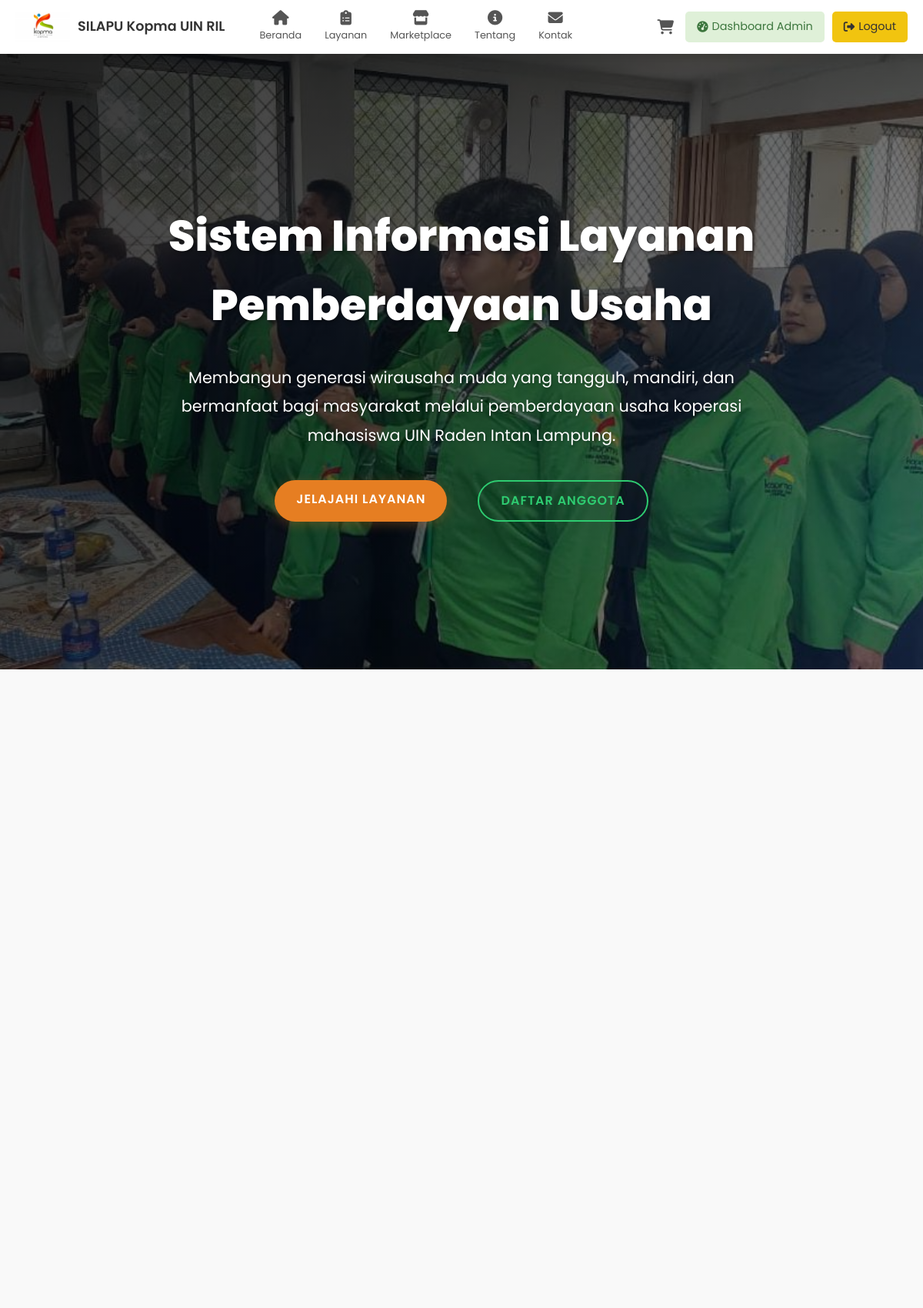
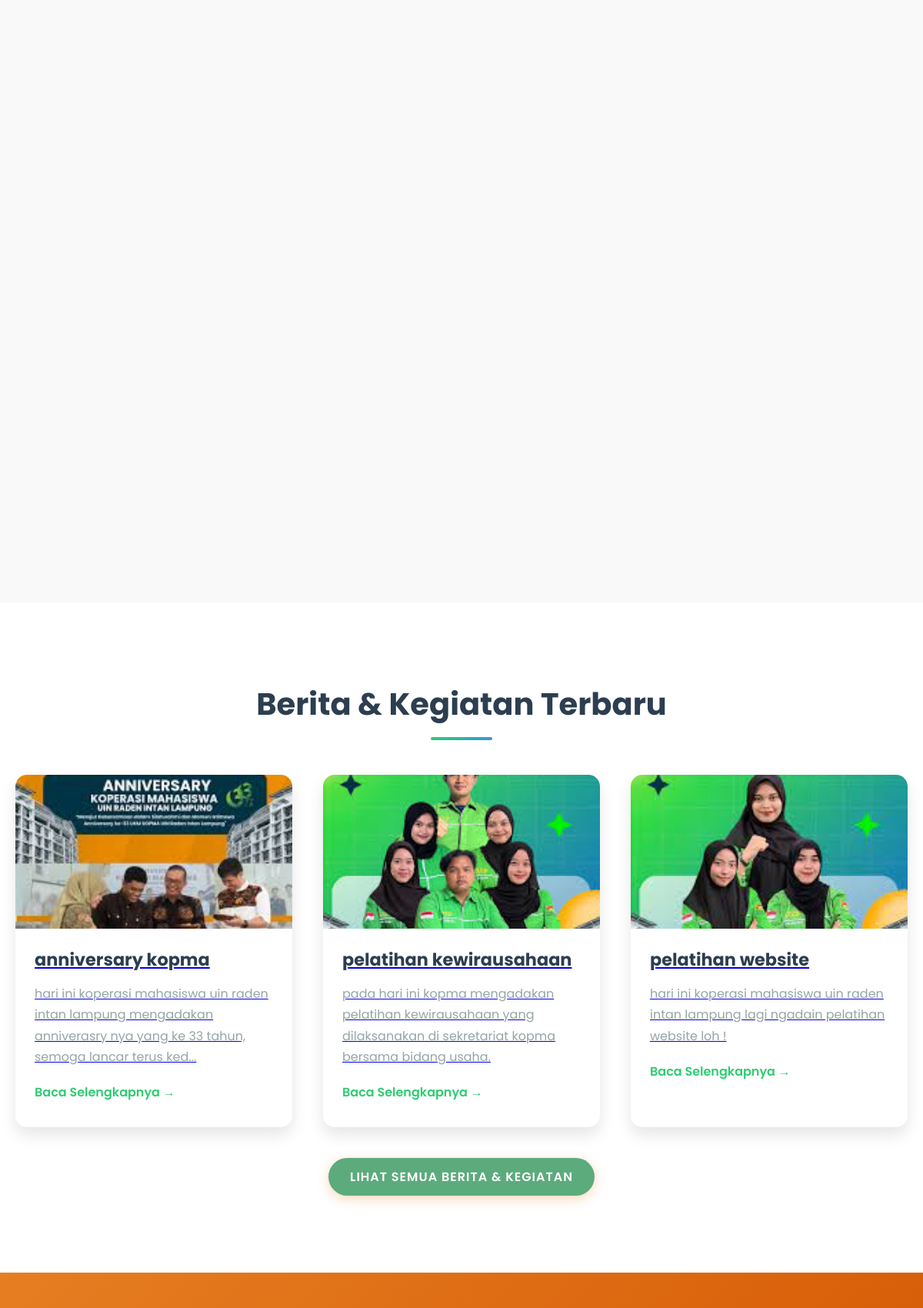
The app's page /beranda.php (signed in, upper part) with its own data (2 pictures, top to bottom).
### tables this page shows
CREATE TABLE `berita_kegiatan` (
  `id` int NOT NULL,
  `judul` varchar(255) NOT NULL,
  `slug` varchar(255) NOT NULL,
  `konten` text NOT NULL,
  `gambar_banner` varchar(255) DEFAULT NULL,
  `penulis_id` int DEFAULT NULL,
  `status` enum('published','draft','archived') NOT NULL DEFAULT 'draft',
  `tanggal_publikasi` datetime DEFAULT NULL,
  `tanggal_dibuat` timestamp NULL DEFAULT CURRENT_TIMESTAMP,
  `tanggal_diupdate` timestamp NULL DEFAULT CURRENT_TIMESTAMP ON UPDATE CURRENT_TIMESTAMP
);

### beranda.php (the view, shortened to what this page needs)
<?php
$pathPrefix = '';
require 'config/db.php';
$sql_berita_terbaru = "SELECT id, judul, slug, konten, gambar_banner, tanggal_publikasi
                       FROM berita_kegiatan
                       WHERE status = 'published' AND tanggal_publikasi <= NOW()
                       ORDER BY tanggal_publikasi DESC
                       LIMIT 3";
$result_berita_terbaru = $conn->query($sql_berita_terbaru);
include 'includes/header.php';
?>
<section class="hero" id="beranda">
    <div class="hero-slideshow">
        <div class="slide active" style="background-image: url('<?php echo $pathPrefix; ?>assets/images/silapu1.png');"></div>
    </div>
    <div class="hero-overlay"></div>
    <div class="container">
        <h2>Sistem Informasi Layanan Pemberdayaan Usaha</h2>
        <p>Membangun generasi wirausaha muda yang tangguh, mandiri, dan bermanfaat bagi masyarakat melalui pemberdayaan usaha koperasi mahasiswa UIN Raden Intan Lampung.</p>
        <div class="hero-buttons">
            <a href="#layanan" class="btn">Jelajahi Layanan</a>
            <a href="<?php echo $pathPrefix; ?>pendaftaran_anggota.php" class="btn btn-outlined">Daftar Anggota</a>
        </div>
    </div>
</section>
<section class="news" id="berita">
    <div class="container">
        <div class="section-title">
            <h2>Berita & Kegiatan Terbaru</h2>
        </div>
        <?php if ($result_berita_terbaru && $result_berita_terbaru->num_rows > 0): ?>
            <div class="news-grid">
                <?php while($berita = $result_berita_terbaru->fetch_assoc()): ?>
                    <div class="news-card">
                        <a href="<?php echo $pathPrefix; ?>berita_detail.php?slug=<?php echo htmlspecialchars($berita['slug']); ?>" class="news-card-link">
                            <div class="news-img" style="height: 200px; background-color: var(--light-gray); background-size: cover; background-position: center; border-top-left-radius: 10px; border-top-right-radius: 10px;
                                <?php if ($berita['gambar_banner']): ?>
                                    background-image: url('<?php echo $pathPrefix . htmlspecialchars($berita['gambar_banner']); ?>');
                                <?php else: ?>
                                    background-image: url('<?php echo $pathPrefix; ?>assets/images/placeholder_news.png'); /* Buat placeholder_news.png */
                                <?php endif; ?>
                            ">
                            </div>
                            <div class="news-content">
                                <h3><?php echo htmlspecialchars($berita['judul']); ?></h3>
                                <p>
                                    <?php
                                    $konten_teaser = strip_tags($berita['konten']);
                                    if (strlen($konten_teaser) > 120) {
                                        $konten_teaser = substr($konten_teaser, 0, 120) . "...";
                                    }
                                    echo htmlspecialchars($konten_teaser);
                                    ?>
                                </p>
                                <span class="read-more">Baca Selengkapnya →</span>
                            </div>
                        </a>
                    </div>
                <?php endwhile; ?>
            </div>
        <?php else: ?>
            <div style="text-align:center; padding: 20px; background-color: #fff; border-radius:8px;">
                <p>Belum ada berita atau kegiatan terbaru yang dipublikasikan.</p>
            </div>
        <?php endif; ?>
        <?php if ($result_berita_terbaru && $result_berita_terbaru->num_rows > 0):  ?>
        <div style="text-align: center; margin-top: 40px;">
            <a href="<?php echo $pathPrefix; ?>berita_semua.php" class="btn" style="background-color: var(--dark-green);">Lihat Semua Berita & Kegiatan</a>
        </div>
        <?php endif; ?>
    </div>
</section>
<section class="cta-section">
</section>
<?php include 'includes/footer.php'; ?>

### assets/css/style.css (style rules this page uses)
:root { --light-green: #8cd790; --dark-green: #5cab7d; --red: #e74c3c; --yellow: #f1c40f; --white: #ffffff; --dark: #333333; --light-gray: #f5f5f5; --hover-green: #7ac282; --shadow: 0 4px 12px rgba(0, 0, 0, 0.1); --transition: all 0.3s ease; }

### includes/header.php (style rules this page uses)
:root { --light-green: #8cd790; --dark-green: #5cab7d; --red: #e74c3c; --yellow: #f1c40f; --white: #ffffff; --dark: #333333; --light-gray: #f5f5f5; --hover-green: #7ac282; --shadow: 0 4px 12px rgba(0, 0, 0, 0.1); --transition: all 0.3s ease; }
* { margin: 0; padding: 0; box-sizing: border-box; font-family: 'Poppins', sans-serif; }
body { background-color: #f8f9fa; }
.container { width: 100%; max-width: 1300px; margin: 0 auto; padding: 0 15px; }

### records on screen
berita_kegiatan: gambar_banner (picture), judul "anniversary kopma", konten "hari ini koperasi mahasiswa uin raden intan lampung mengadakan anniverasry nya yang ke 33 tahun, semoga lancar terus ked..."
berita_kegiatan: gambar_banner (picture), judul "pelatihan kewirausahaan", konten "pada hari ini kopma mengadakan pelatihan kewirausahaan yang dilaksanakan di sekretariat kopma bersama bidang usaha."
berita_kegiatan: gambar_banner (picture), judul "pelatihan website", konten "hari ini koperasi mahasiswa uin raden intan lampung lagi ngadain pelatihan website loh !"
